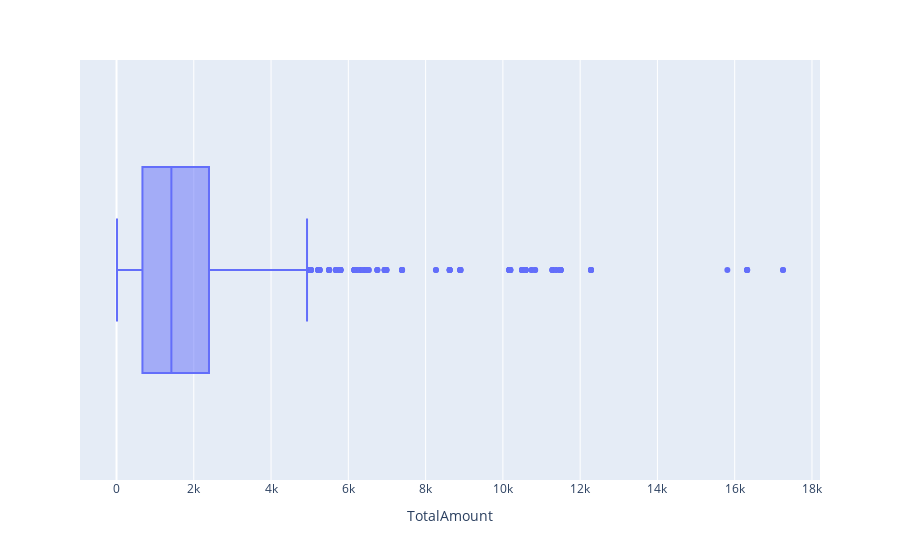

The code cell stored with this chart in its notebook:
### Code cell
px.box(data_frame=order,x='TotalAmount')

### Figure 1 — Plotly figure (JSON) as saved in the notebook; plotly's stock layout.template omitted (floating-point values rounded to 4 significant figures; data arrays with more than 128 entries replaced by an {"elided": "..."} marker saying what was removed)
{"data": [{"alignmentgroup": "True", "hovertemplate": "TotalAmount=%{x}<extra></extra>", "legendgroup": "", "marker": {"color": "#636efa"}, "name": "", "notched": false, "offsetgroup": "", "orientation": "h", "showlegend": false, "type": "box", "x": {"elided": "2155 float values"}, "x0": " ", "xaxis": "x", "y0": " ", "yaxis": "y"}], "layout": {"boxmode": "group", "legend": {"tracegroupgap": 0}, "margin": {"t": 60}, "xaxis": {"anchor": "y", "domain": [0, 1], "title": {"text": "TotalAmount"}}, "yaxis": {"anchor": "x", "domain": [0, 1]}}}
